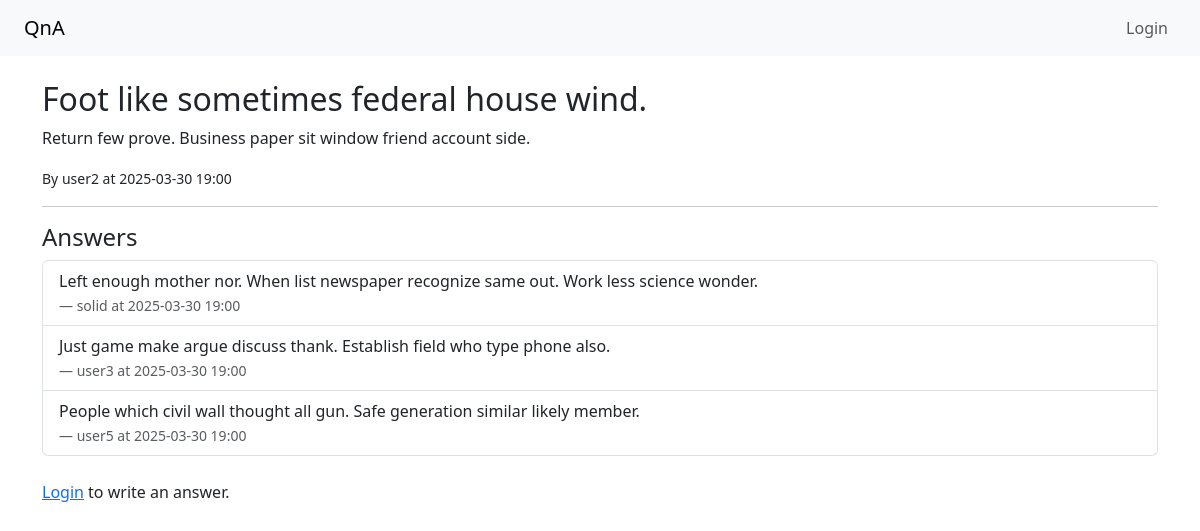
The app's page /question/20/ with its own data.
### qa/models.py (models this page shows, shortened)
class Question(models.Model):
    title = models.CharField(max_length=200)
    content = models.TextField()
    author = models.ForeignKey(User, on_delete=models.CASCADE)
    created_at = models.DateTimeField(auto_now_add=True)

class Answer(models.Model):
    question = models.ForeignKey(
        Question,
        on_delete=models.CASCADE,
        related_name='answers'
    )
    content = models.TextField()
    author = models.ForeignKey(User, on_delete=models.CASCADE)
    created_at = models.DateTimeField(auto_now_add=True)

### qa/views.py (the view, shortened to what this page needs)
# urls.py: path('question/<int:pk>/', views.question_detail, name='question_detail'),
def question_detail(request, pk):
    question = get_object_or_404(Question, pk=pk)
    return render(request, 'qa/question_detail.html', {'question': question})

### qa/templates/qa/question_detail.html
{% extends 'qa/base.html' %}
{% block content %}
    <h2>{{ question.title }}</h2>
    <p>{{ question.content }}</p>
    <p>
        <small>By {{ question.author.username }} at {{ question.created_at|date:"Y-m-d H:i" }}</small>
    </p>
    <hr>
    <h4>Answers</h4>
    <ul class="list-group mb-4">
        {% for answer in question.answers.all %}
            <li class="list-group-item">
                {{ answer.content }}<br>
                <small class="text-muted">— {{ answer.author.username }} at {{ answer.created_at|date:"Y-m-d H:i" }}</small>
            </li>
        {% empty %}
            <li class="list-group-item">No answers yet.</li>
        {% endfor %}
    </ul>
    {% if user.is_authenticated %}
        <h5>Write an Answer</h5>
        <form method="post">
            {% csrf_token %}
            <div class="mb-3">
                <textarea
                    name="content"
                    class="form-control"
                    rows="4"
                    placeholder="Write your answer here..."
                ></textarea>
            </div>
            <button type="submit" class="btn btn-success">Submit Answer</button>
        </form>
    {% else %}
        <p><a href="{% url 'login' %}">Login</a> to write an answer.</p>
    {% endif %}
{% endblock %}

### records on screen
Question: title "Foot like sometimes federal house wind.", content "Return few prove. Business paper sit window friend account side.", author.username "user2", created_at "2025-03-30 19:00"
Answer: content "Left enough mother nor. When list newspaper recognize same out. Work less science wonder.", author.username "solid", created_at "2025-03-30 19:00"
Answer: content "Just game make argue discuss thank. Establish field who type phone also.", author.username "user3", created_at "2025-03-30 19:00"
Answer: content "People which civil wall thought all gun. Safe generation similar likely member.", author.username "user5", created_at "2025-03-30 19:00"
